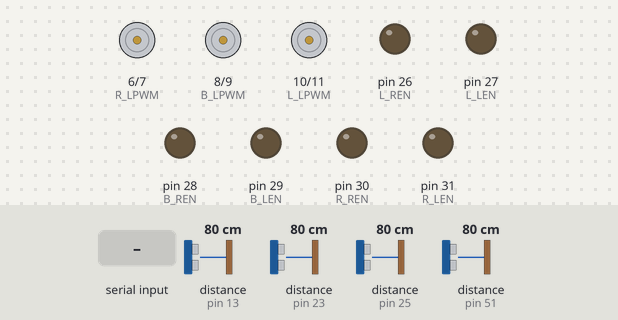
This sketch was run on a simulated Arduino Mega 2560, built with avr-gcc and run on an emulated ATmega2560. Parts: motor-driver pin pairs drawn as motors (green arrow = first pin HIGH = forward, orange = second pin HIGH = backward, longer = more drive), output pins drawn as LEDs (lit = HIGH). Wiring (inferred from the names in the program): 4 × ultrasonic range finder: trigger pin 12, echo pin 13 / trigger pin 22, echo pin 23 / trigger pin 24, echo pin 25 / trigger pin 50, echo pin 51. The inputs (shaded band) are chosen by the test bench; at power-on: distance to the obstacle (sensors on pin 13, pin 23, pin 25, pin 51) 80 cm. The echo pulse lasts 58.3 µs per cm; pins used as bus, display or sensor lines are not drawn; what the sketch prints to the serial monitor is not drawn.

Above: at 1.2 s.
1.3 s: "FWD\n" received over Serial
At 1.9 s:
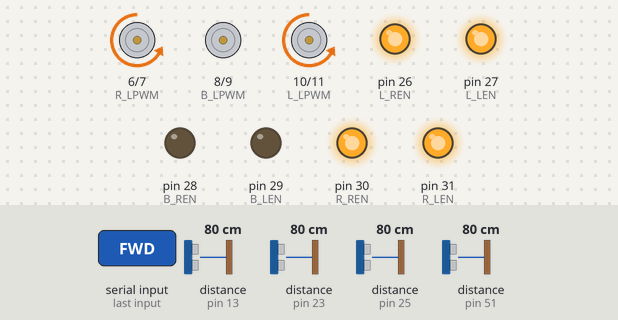
2.8 s: "BWD\n" received over Serial
At 3.9 s:
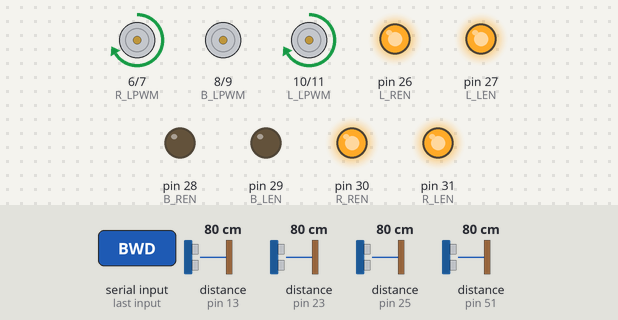
4.3 s: "LFT\n" received over Serial
At 5.4 s:
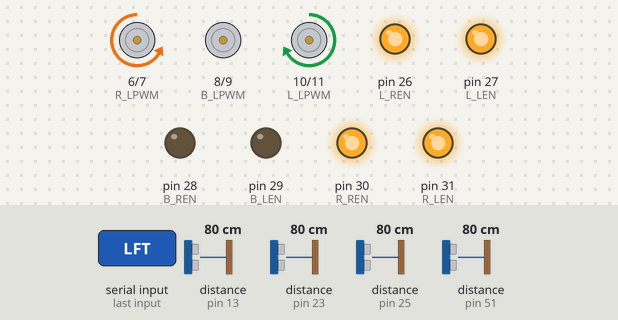
5.8 s: "RGT\n" received over Serial
At 6.1 s:
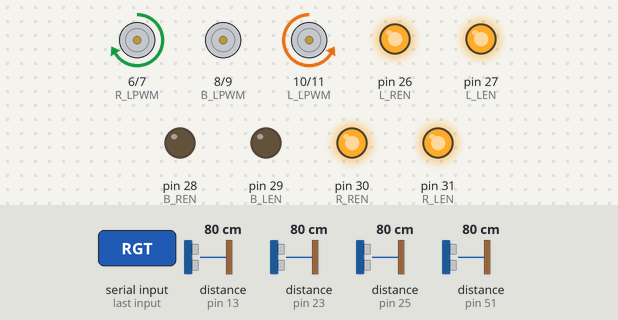
7.3 s: "STP\n" received over Serial
At 8.6 s:
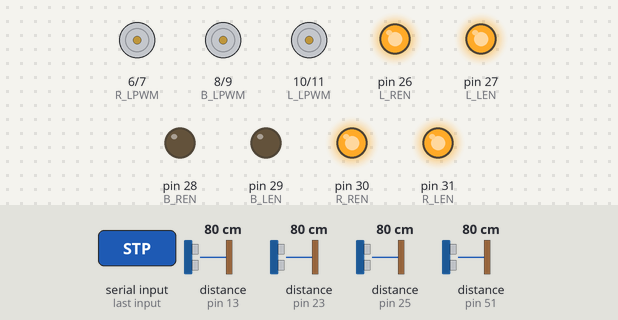
8.9 s: "BON\n" received over Serial
At 10.4 s:
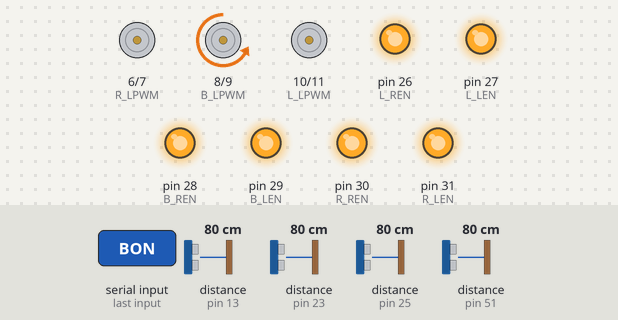
Timing chart, 0 to 11.4 s (numbered marks = the images above; inputs shaded):
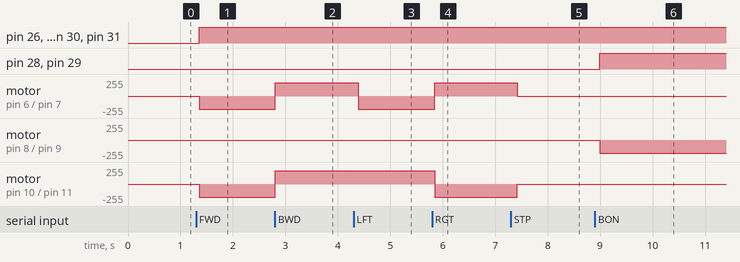

The sketch:

MegaFullCode.ino
```cpp
// === Pin Assignments ===
// Right Drive (BTS7960)
#define R_RPWM 7
#define R_LPWM 6
#define R_REN 30
#define R_LEN 31

// Left Drive (BTS7960)
#define L_RPWM 11
#define L_LPWM 10
#define L_REN 26
#define L_LEN 27

// Blade Motor (BTS7960)
#define B_RPWM 9
#define B_LPWM 8
#define B_REN 28
#define B_LEN 29

// Sonar Sensors
#define SONAR_RIGHT_TRIG 50
#define SONAR_RIGHT_ECHO 51
#define SONAR_LEFT_TRIG 22
#define SONAR_LEFT_ECHO 23
#define SONAR_FRONT_TRIG 24
#define SONAR_FRONT_ECHO 25
#define SONAR_BACK_TRIG 12
#define SONAR_BACK_ECHO 13

void setup() {
  Serial.begin(9600);

  // Motor pins
  int motorPins[] = {
    R_RPWM, R_LPWM, R_REN, R_LEN,
    L_RPWM, L_LPWM, L_REN, L_LEN,
    B_RPWM, B_LPWM, B_REN, B_LEN
  };
  for (int i = 0; i < 12; i++) pinMode(motorPins[i], OUTPUT);

  // Sonar pins
  pinMode(SONAR_RIGHT_TRIG, OUTPUT); pinMode(SONAR_RIGHT_ECHO, INPUT);
  pinMode(SONAR_LEFT_TRIG, OUTPUT);  pinMode(SONAR_LEFT_ECHO, INPUT);
  pinMode(SONAR_FRONT_TRIG, OUTPUT); pinMode(SONAR_FRONT_ECHO, INPUT);
  pinMode(SONAR_BACK_TRIG, OUTPUT);  pinMode(SONAR_BACK_ECHO, INPUT);

  stopAll();
}

void loop() {
  // Send sonar data to ESP every loop
  long r = readSonar(SONAR_RIGHT_TRIG, SONAR_RIGHT_ECHO);
  long l = readSonar(SONAR_LEFT_TRIG, SONAR_LEFT_ECHO);
  long f = readSonar(SONAR_FRONT_TRIG, SONAR_FRONT_ECHO);
  long b = readSonar(SONAR_BACK_TRIG, SONAR_BACK_ECHO);

  Serial.print("R:"); Serial.print(r);
  Serial.print(" L:"); Serial.print(l);
  Serial.print(" F:"); Serial.print(f);
  Serial.print(" B:"); Serial.println(b);

  if (Serial.available()) {
    String cmd = Serial.readStringUntil('\n');
    cmd.trim();

    if (cmd == "FWD") forward();
    else if (cmd == "BWD") backward();
    else if (cmd == "LFT") turnLeft();
    else if (cmd == "RGT") turnRight();
    else if (cmd == "STP") stopAll();
    else if (cmd == "BON") bladeOn();
    else if (cmd == "BOF") bladeOff();
    else if (cmd == "AUTO") Serial.println("AUTO MODE ON"); // placeholder
    else if (cmd == "MANU") Serial.println("MANUAL MODE ON"); // placeholder
  }

  delay(100);
}

// === Motion Functions ===

void forward() {
  digitalWrite(L_REN, HIGH); digitalWrite(L_LEN, HIGH);
  digitalWrite(R_REN, HIGH); digitalWrite(R_LEN, HIGH);
  analogWrite(L_RPWM, 200); analogWrite(L_LPWM, 0);
  analogWrite(R_RPWM, 200); analogWrite(R_LPWM, 0);
}

void backward() {
  digitalWrite(L_REN, HIGH); digitalWrite(L_LEN, HIGH);
  digitalWrite(R_REN, HIGH); digitalWrite(R_LEN, HIGH);
  analogWrite(L_RPWM, 0); analogWrite(L_LPWM, 200);
  analogWrite(R_RPWM, 0); analogWrite(R_LPWM, 200);
}

void turnLeft() {
  digitalWrite(L_REN, HIGH); digitalWrite(L_LEN, HIGH);
  digitalWrite(R_REN, HIGH); digitalWrite(R_LEN, HIGH);
  analogWrite(L_RPWM, 0); analogWrite(L_LPWM, 200);
  analogWrite(R_RPWM, 200); analogWrite(R_LPWM, 0);
}

void turnRight() {
  digitalWrite(L_REN, HIGH); digitalWrite(L_LEN, HIGH);
  digitalWrite(R_REN, HIGH); digitalWrite(R_LEN, HIGH);
  analogWrite(L_RPWM, 200); analogWrite(L_LPWM, 0);
  analogWrite(R_RPWM, 0); analogWrite(R_LPWM, 200);
}

void stopAll() {
  analogWrite(L_RPWM, 0); analogWrite(L_LPWM, 0);
  analogWrite(R_RPWM, 0); analogWrite(R_LPWM, 0);
  analogWrite(B_RPWM, 0); analogWrite(B_LPWM, 0);
}

void bladeOn() {
  digitalWrite(B_REN, HIGH); digitalWrite(B_LEN, HIGH);
  analogWrite(B_RPWM, 200); analogWrite(B_LPWM, 0);
}

void bladeOff() {
  analogWrite(B_RPWM, 0); analogWrite(B_LPWM, 0);
}

// === Sonar Function ===
long readSonar(int trigPin, int echoPin) {
  digitalWrite(trigPin, LOW);
  delayMicroseconds(2);
  digitalWrite(trigPin, HIGH);
  delayMicroseconds(10);
  digitalWrite(trigPin, LOW);
  long duration = pulseIn(echoPin, HIGH, 30000);
  long distance = duration * 0.0343 / 2;
  return distance;
}
```

Measured:
- after the input at 1.3 s, pin 26 (L_REN), pin 27 (L_LEN), pin 30 (R_REN), pin 31 (R_LEN): LOW → HIGH after 0.06 s; motor on pin 6 (R_LPWM) / pin 7 (R_RPWM), motor on pin 10 (L_LPWM) / pin 11 (L_RPWM): stopped → backward 200/255 after 0.06 s
- after the input at 2.8 s, motor on pin 6 (R_LPWM) / pin 7 (R_RPWM), motor on pin 10 (L_LPWM) / pin 11 (L_RPWM): backward 200/255 → forward 200/255 at once
- after the input at 4.3 s, motor on pin 6 (R_LPWM) / pin 7 (R_RPWM): forward 200/255 → backward 200/255 after 0.09 s
- after the input at 5.8 s, motor on pin 6 (R_LPWM) / pin 7 (R_RPWM): backward 200/255 → forward 200/255 at once; motor on pin 10 (L_LPWM) / pin 11 (L_RPWM): forward 200/255 → backward 200/255 at once
- after the input at 7.3 s, motor on pin 6 (R_LPWM) / pin 7 (R_RPWM): forward 200/255 → stopped after 0.12 s; motor on pin 10 (L_LPWM) / pin 11 (L_RPWM): backward 200/255 → stopped after 0.12 s
- after the input at 8.9 s, pin 28 (B_REN), pin 29 (B_LEN): LOW → HIGH after 0.10 s; motor on pin 8 (B_LPWM) / pin 9 (B_RPWM): stopped → backward 200/255 after 0.10 s
